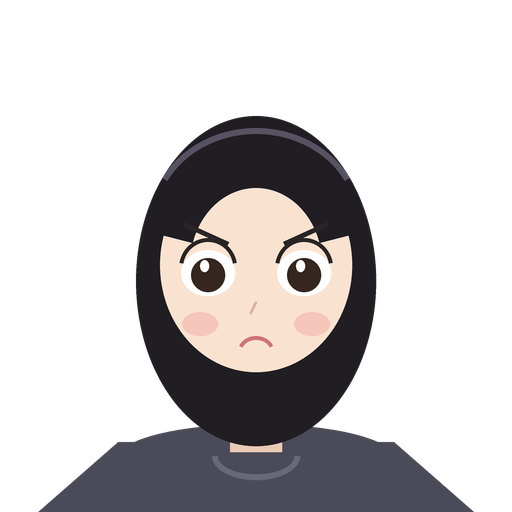
#> input picture miniprogram/images/me/me-angry.png, 512 x 512 px
$ python -i prepare-art.py   (imports and definitions only)
#> lines starting #> are read from the running program, lines starting #| are printed output that depends on the picture; after the words box and inside, x2 and y2 are one past the last pixel; in counts of white or black regions, pixels touching at a corner belong together
#> further down, picture is the input picture: PIL image 512x512 RGBA; mean R, G, B, A 35.2, 32.7, 33.5, 86.2
# 美术接入工具：把任意来源的五张表情图，处理成项目能直接用的资源
#
# 用法：
#   1. 把图片放进 D:\项目\art_source\
#   2. 文件名带 normal / happy / angry / sad / sleep 任意关键词即可自动识别
#      （不带关键词时，按文件名字母序依次当作 normal/happy/angry/sad/sleep）
#   3. 运行：
#      python tools/prepare-art.py
#   4. 输出到 miniprogram/images/me/，并在 .tmp 生成对比图
#
# 处理内容：去白底（可选）、裁到内容边界、统一到 1024、压缩、重命名

from PIL import Image, ImageDraw, ImageFilter
import numpy as np
import os
import sys

SRC_DIR = r"D:\项目\art_source"
OUT_DIR = r"D:\项目\miniprogram\images\me"
PREVIEW = r"D:\项目\.tmp\art-preview.png"
TARGET = 1024
EXPRS = ["normal", "happy", "angry", "sad", "sleep"]


def remove_white(im, thresh=32):
    """从四角泛洪去白底，保留内部白色（比如眼白）"""
#> called with thresh = 32
    rgb = im.convert("RGB")
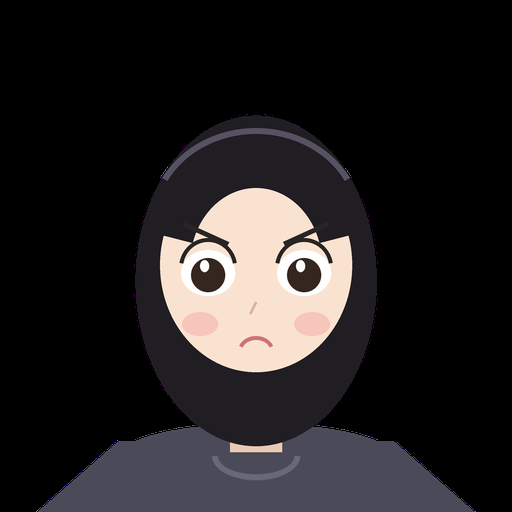
#> rgb: PIL image 512x512 RGB; mean R, G, B 35.2, 32.7, 33.5
    w, h = rgb.size
#> w = 512; h = 512
    mark = (255, 0, 255)
    seeds = [(0, 0), (w - 1, 0), (0, h - 1), (w - 1, h - 1),
             (w // 2, 0), (w // 2, h - 1), (0, h // 2), (w - 1, h // 2)]
    for pt in seeds:
        try:
            ImageDraw.floodfill(rgb, pt, mark, thresh=thresh)
        except Exception:
            pass
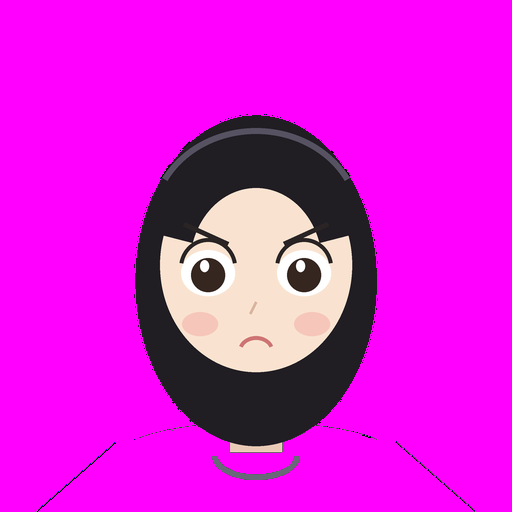
#> rgb: PIL image 512x512 RGB; mean R, G, B 220.3, 25.5, 217.3

    arr = np.array(rgb)
    is_bg = (arr[:, :, 0] == 255) & (arr[:, :, 1] == 0) & (arr[:, :, 2] == 255)
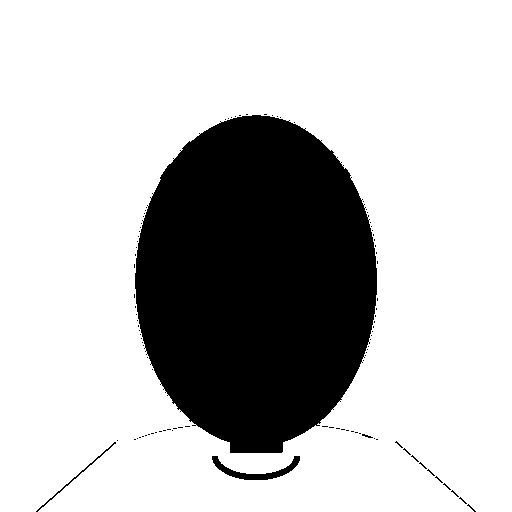
#> is_bg: shape (512, 512) bool; 75.4% white; 99 black regions (95 under 20 px), largest, box (x1, y1, x2, y2) and area: (135, 115, 377, 453) 63330, (212, 456, 300, 480) 609, (36, 442, 116, 512) 159, (362, 434, 373, 438) 20
    if is_bg.mean() < 0.05:
        return im  # 几乎没有白底，保持原样

    alpha = np.where(is_bg, 0, 255).astype(np.uint8)
    a_img = Image.fromarray(alpha).filter(ImageFilter.GaussianBlur(0.8))
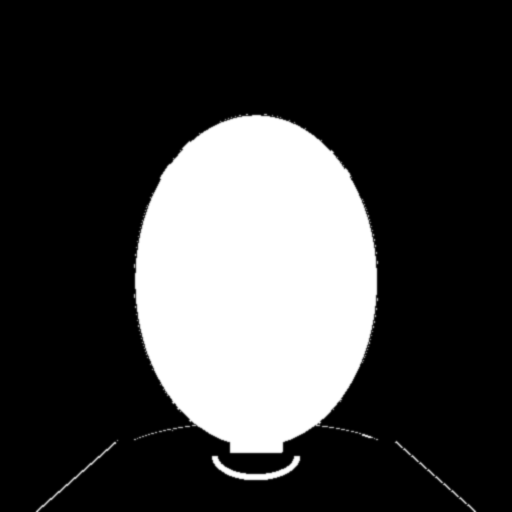
#> a_img: PIL image 512x512 L; min 0, max 255, mean 62.7
    out = im.convert("RGBA")
    out.putalpha(a_img)
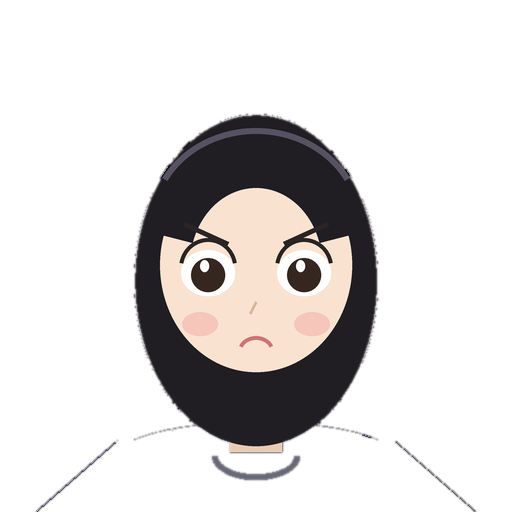
#> out: PIL image 512x512 RGBA; mean R, G, B, A 35.2, 32.7, 33.5, 62.7; transparent parts drawn white
    return out


# [100 lines left out: functions crop_and_resize, save_optimized, detect, main, not called in this run]


# [2 lines not run here, left out]

>>> from PIL import Image
>>> picture = Image.open('../miniprogram/images/me/me-angry.png')
>>> result = remove_white(picture)
